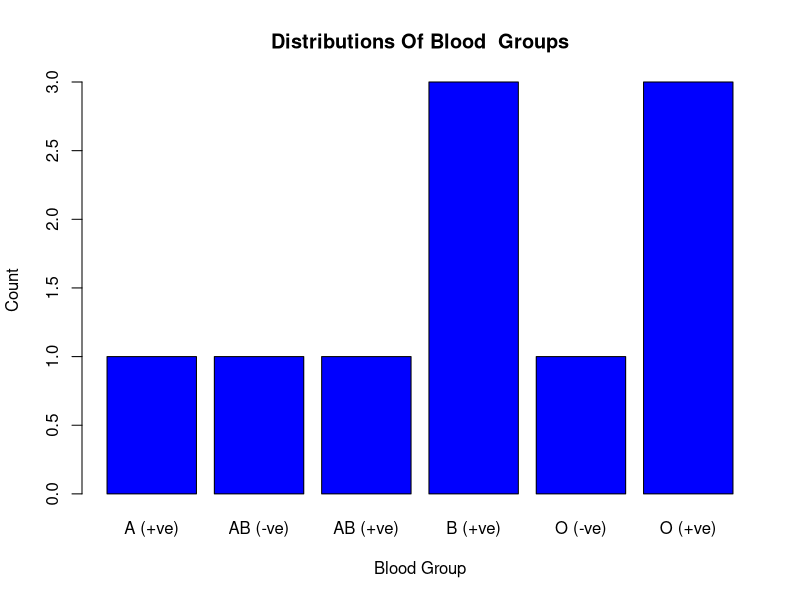
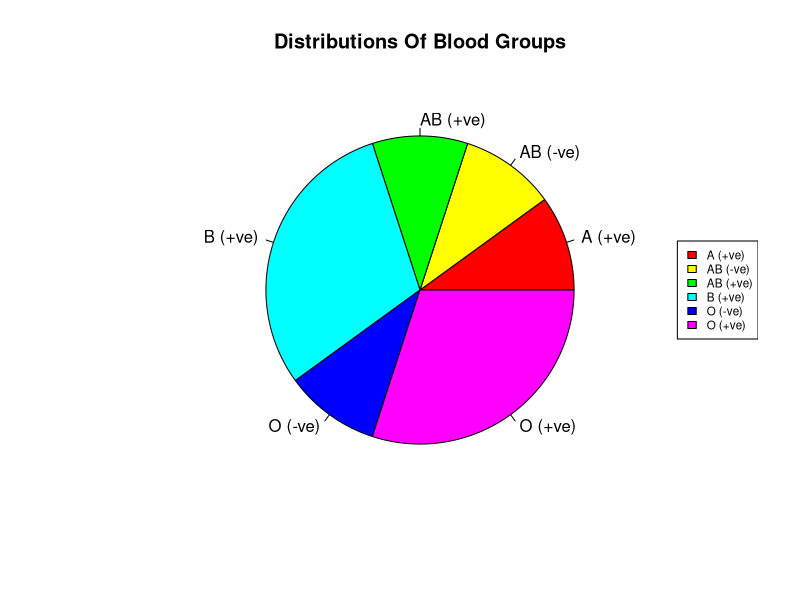

R code for these plots, in order:
# ..........02 no problem.............

#.................i no
Patient_ID = 1:10
sex = c('M', 'F','M', 'M', 'F', 'M', 'F', 'F', 'M', 'F')
Wieght = c(56,48,60,65,54,57,45,50,54,53)
Daibbetes = c('Type I', 'No', 'Type 2', 'Type I', 'Type 2', 'No', 'Type I', 
              'No', 'Type 2', 'Type I' )
Blood_group = c('O (+ve)', 'B (+ve)', 'O (+ve)', 'AB (+ve)', 'O (+ve)', 'B (+ve)', 
               'AB (-ve)', 'O (-ve)', 'A (+ve)', 'B (+ve)' )
Medical_Expenses = c(20000,15000,30000,22000,24000,10000,14000,30000,40000,32000)

patient.data = data.frame(Patient_ID,sex,Wieght,Daibbetes,Blood_group,
                          Medical_Expenses);patient.data

#........................ii no..........................
display = patient.data[,c("Blood_group", "Medical_Expenses" )];display

#......................iii no.........................
cross_table = table(patient.data$sex, patient.data$Blood_group);cross_table

#................................iv no..........................
patient.data = subset(patient.data, select = -Wieght);patient.data

Age =c(23,25,39,NA,36,25,22,NA,60,46)

New.data = cbind(patient.data,Age);New.data

#............................v no...................................

New.data$Age[is.na(New.data$Age) ] = mean(New.data$Age, na.rm = TRUE)
New.data
summary(New.data$Age)


#........................................vi...............................
New.data = New.data[complete.cases(New.data$Blood_group), ]
h1 = table(New.data$Blood_group)

barplot(h1,col = "blue", main = "Distributions Of Blood  Groups", 
        xlab = "Blood Group", ylab = "Count")

h2 = unique(sort(New.data$Blood_group))

pie(h1, h2, col = rainbow(length(h1)), main = "Distributions Of Blood Groups")
legend("right",h2,cex = 0.70, fill =rainbow(length(h1)) )
              






